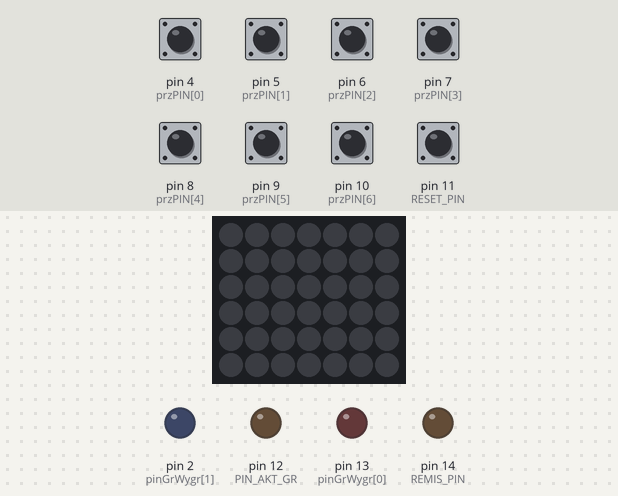
Bench run of a sketch on a simulated Arduino Mega 2560, built with avr-gcc and run on an emulated ATmega2560. Parts: 7×6 RGB LED matrix (first LED top left, wired row by row), output pins drawn as LEDs (lit = HIGH). Dashed ring = blinking. The inputs (shaded band) are chosen by the test bench; at power-on: pin 4 (przPIN[0]), pin 5 (przPIN[1]), pin 6 (przPIN[2]), pin 7 (przPIN[3]), pin 8 (przPIN[4]), pin 9 (przPIN[5]), pin 10 (przPIN[6]), pin 11 (RESET_PIN) LOW.

Above: at 1.2 s.
1.3 s: pin 4 (przPIN[0]) driven HIGH
At 1.7 s:
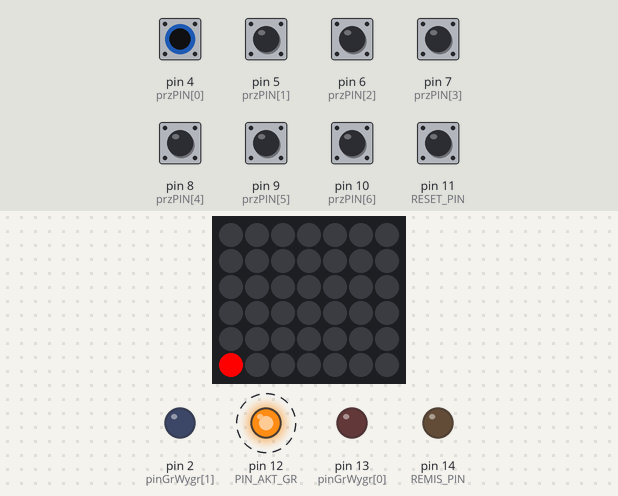
3.4 s: pin 5 (przPIN[1]) driven HIGH
At 4.0 s:
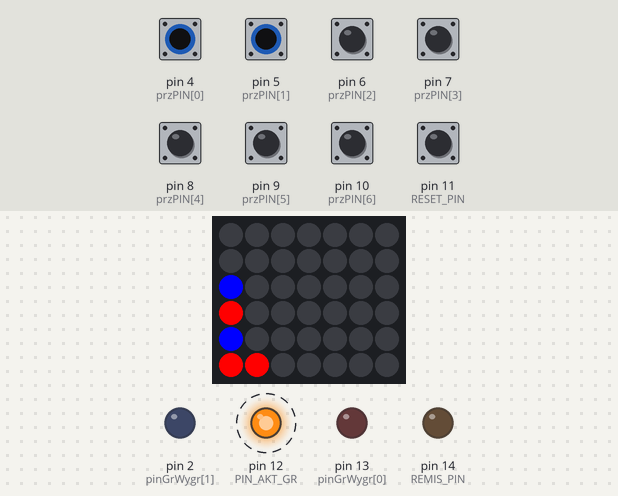
6.4 s: pin 11 (RESET_PIN) pulled HIGH for 0.15 s
At 9.1 s:
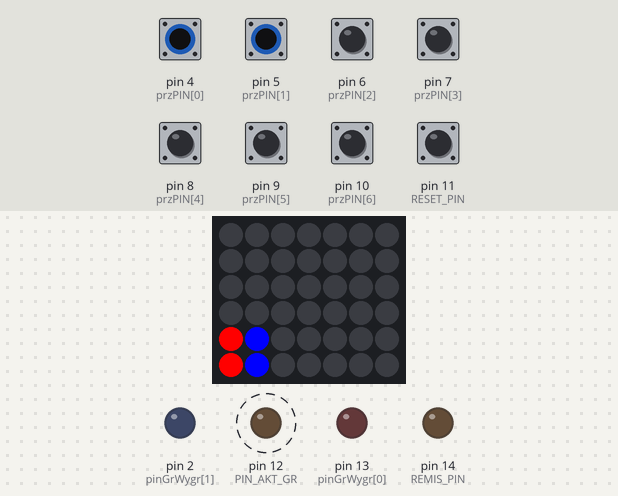
9.5 s: pin 4 (przPIN[0]) driven LOW
At 12.28 s:
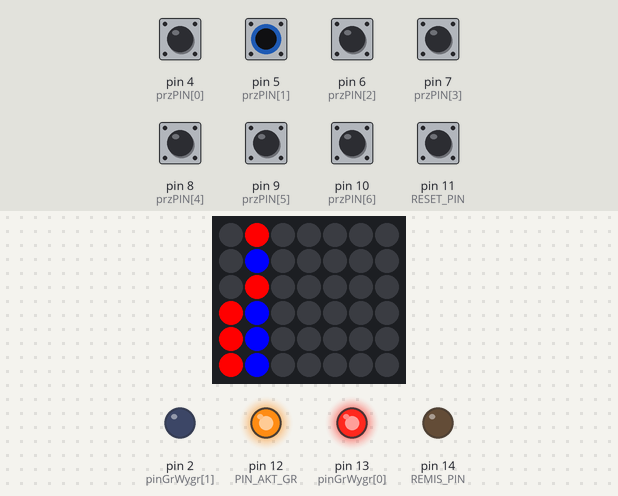
12.5 s: pin 11 (RESET_PIN) pulled HIGH for 1 s
At 17.2 s:
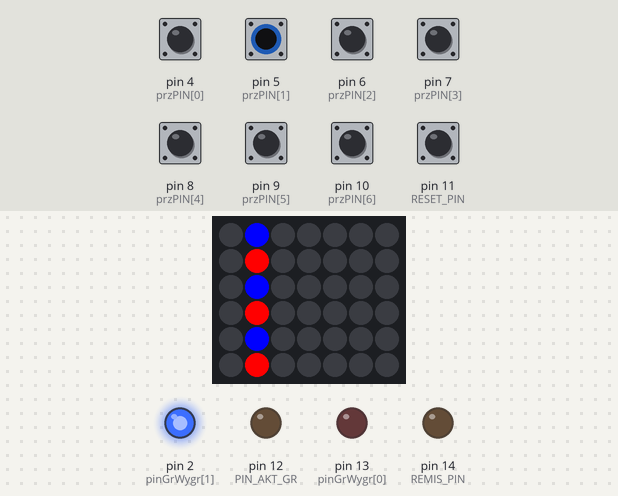
Timing chart, 0 to 17.5 s (numbered marks = the images above; inputs shaded):
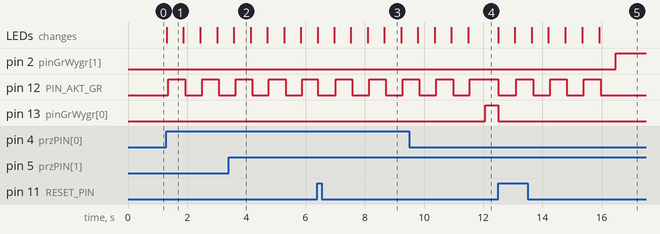

The sketch:

sketch.ino
```cpp
#include <FastLED.h>

#define NUM_COLS 7
#define NUM_ROWS 6
#define NUM_LEDS NUM_COLS*NUM_ROWS
#define SCREEN_PIN 3
#define RESET_PIN 11
#define PIN_AKT_GR 12
#define REMIS_PIN 14

CRGB leds[NUM_LEDS];
const int przPIN[] = {4,5,6,7,8,9,10};
const uint32_t kolory[] = {0xa0a0a0,0xd0d0d0,0xff0000,0x00ff00,0x0000ff,0xffff00,0xff00ff};
const uint32_t kolGraczy[] = {0xff0000,0x0000ff};
const int pinGrWygr[] = {13,2}; // piny do wygranej
const int limitRuchowRemis = 42;
const int dlugosc = 7;
//const int dlugosc = sizeof(przPIN) / sizeof(przPIN[0]);
int wsk = 0;
int aktGr = 0;
int czyGra = 1;
int wykRuchy = 0; // wykonane ruchy licznik
const uint32_t czarny = 0x000000;
int pola[NUM_COLS][NUM_ROWS];

void resetujLED(){
  for(int i=0; i < NUM_LEDS; i++){
    leds[i] = czarny;
  }
}
void resetujPola(){
  for(int x = 0; x < NUM_COLS; x++){
    for(int y=0; y < NUM_ROWS; y++){
      pola[x][y] = 2; // gracze to 0 i 1
    }
  }
}

void setup() {
  Serial.begin(9600);
  for(int i = 0; i < dlugosc; i++){
    pinMode(przPIN[i], INPUT);
  }
  for(int i=0; i < 2; i++){
    pinMode(pinGrWygr[i], OUTPUT);
  }
  pinMode(RESET_PIN, INPUT);
  pinMode(PIN_AKT_GR, OUTPUT);
  pinMode(REMIS_PIN, OUTPUT);

  FastLED.addLeds<WS2812B, SCREEN_PIN, GRB>(leds, NUM_LEDS);
  FastLED.show();
  resetujLED();
  resetujPola();

  //uint32_t ziel = 0x00ff00;
  //uint32_t nieb = 0x0000ff;
  //uint32_t czer = 0xff0000;
  //leds[0] = ziel;
  //leds[9] = nieb;
  //leds[41] = czer;
  FastLED.delay(60);
  //Serial.println("po conf");
}

void PiszPixel(int x, int y, uint32_t kolor){
  leds[41-(6-x)-7*y] = kolor;
}
int SprLicz(int x, int y, int kx, int ky, int gracz){
  // x,y - współrzędne
  // kx,ky - kierunek sprawdzenia: 0 lub 1 lub -1
  // zwraca: znal = liczbę kolejnych elementów danego gracza w tym kierunku
  int znal = 0;
  int aktx = x + kx; // aktualne
  int akty = y + ky;
  for(int i = 0; i < 7; i++){
    if(aktx < 0 || aktx >= NUM_COLS || akty < 0 || akty >= NUM_ROWS){
      return znal; //kończymy, jesteśmy poza mapą
    }
    if(pola[aktx][akty] == gracz){
      znal += 1;
    }
    else{
      return znal; //kończymy, jest to inne pole
    }
    aktx = aktx + kx; //następny element
    akty = akty + ky;
  }
  return znal;
}

void loop(){
  //digitalWrite(REMIS_PIN, HIGH);

  if(digitalRead(RESET_PIN) == HIGH){
    resetujLED();
    resetujPola(); //zmiennej
    aktGr = 0;
    digitalWrite(PIN_AKT_GR, LOW);
    digitalWrite(REMIS_PIN, LOW);
    for(int i=0; i < 2; i++){
      digitalWrite(pinGrWygr[i], LOW); // czyścimy lampki wygranych
    }
    czyGra = 1; // ustawiamy
    FastLED.delay(60); // odświeżanie
    wykRuchy = 0;
    //Serial.println("Reset pin");
    delay(500);
  }
  if(!czyGra){
    return; // nie badamy przycisków
  }
  int y_akt; // aktualna pozycja y dodanego elementu;
  for(int i = 0; i < dlugosc; i++){
    if(digitalRead(przPIN[i]) == HIGH){ //write next pixel on screen on button press
      int czyZmieniono = 0;
      for(int j=0; j < NUM_ROWS; j++){
        if(pola[i][j] == 2){ // jeżeli jest puste
          pola[i][j] = aktGr; // do zmiennej
          PiszPixel(i,j,kolGraczy[aktGr]); // na ekran
          czyZmieniono = 1;
          wykRuchy = wykRuchy + 1;
          y_akt = j; // zapisujemy
          break;
        }
      }
      if(!czyZmieniono){ // nie zmieniono = nie ma miejsca = nielegalny ruch
        czyGra = 0;
        if(aktGr == 0){
          //Serial.println("Gracz 0 przegral");
        }
        if(aktGr == 1){
          //Serial.println("Gracz 1 przegral");
        }
        digitalWrite(pinGrWygr[(aktGr+1)%2], HIGH); // wygrywa gracz przeciwny

        return; // kończymy tę loop()
      }
      if(1 + SprLicz(i,y_akt,-1,0,aktGr) + SprLicz(i,y_akt,1,0,aktGr) >= 4 ){
        // mamy 4ry poziome
        digitalWrite(pinGrWygr[aktGr], HIGH);
        czyGra = 0; //kończymy
        FastLED.delay(60); // odświeżamy LED przed RETURN
        return;
      }
      if(1 + SprLicz(i,y_akt,0,-1,aktGr) + SprLicz(i,y_akt,0,1,aktGr) >= 4 ){
        // mamy 4ry pionowe
        digitalWrite(pinGrWygr[aktGr], HIGH);
        czyGra = 0; //kończymy
        FastLED.delay(60); // odświeżamy LED przed RETURN
        return;
      }
      if(1 + SprLicz(i,y_akt,-1,1,aktGr) + SprLicz(i,y_akt,1,-1,aktGr) >= 4 ){
        // mamy 4ry skos malejący
        digitalWrite(pinGrWygr[aktGr], HIGH);
        czyGra = 0; //kończymy
        FastLED.delay(60); // odświeżamy LED przed RETURN
        return;
      }
      if(1 + SprLicz(i,y_akt,-1,-1,aktGr) + SprLicz(i,y_akt,1,1,aktGr) >= 4 ){
        // mamy 4ry skos rosnący
        digitalWrite(pinGrWygr[aktGr], HIGH);
        czyGra = 0; //kończymy
        FastLED.delay(60); // odświeżamy LED przed RETURN
        return;
      }


      //Serial.println("klik");

      FastLED.delay(60);
      if(wykRuchy == limitRuchowRemis ){
        digitalWrite(REMIS_PIN, HIGH);
        czyGra = 0;
        return;
      }
      aktGr = (aktGr + 1) % 2;
      digitalWrite(PIN_AKT_GR,aktGr);
      delay(500);
    }
  }


  //FastLED.delay(60);
  delay(10);

}
```

Measured:
- after the input at 1.3 s, pin 12 (PIN_AKT_GR): alternates HIGH for 0.57 s and LOW for 0.57 s, starting after 0.06 s; the LEDs: change at once (image 1)
- after the input at 3.4 s, pin 2 (pinGrWygr[1]): stays LOW (without the input it goes to HIGH after 1.3 s)
- after the input at 6.4 s, pin 12 (PIN_AKT_GR): alternates HIGH for 0.56 s and LOW for 0.57 s, starting at once; pin 13 (pinGrWygr[0]): stays LOW (without the input it goes to HIGH after 0.00 s); the LEDs: first change at once (image 3 shows a later state)
- after the input at 9.5 s, pin 13 (pinGrWygr[0]): LOW → HIGH after 2.6 s instead of 0.85 s
- after the input at 12.5 s, pin 2 (pinGrWygr[1]): LOW → HIGH after 4.0 s; pin 12 (PIN_AKT_GR): alternates HIGH for 0.57 s and LOW for 0.57 s, 7 changes in all, then stays LOW, starting at once; pin 13 (pinGrWygr[0]): HIGH → LOW at once; the LEDs: first change at once (image 5 shows a later state)
